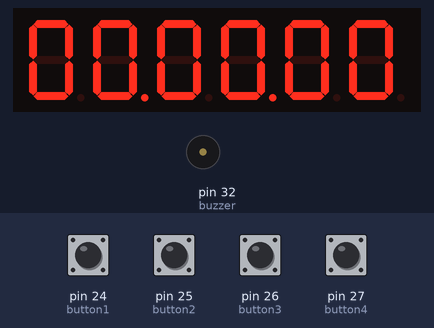
A sketch run on a simulated Arduino Mega 2560, built with avr-gcc and run on an emulated ATmega2560. Parts: 6-digit seven-segment display, buzzer (waves = sounding, pin HIGH). Wiring (inferred from the names in the program): 6-digit 7-segment display, segments lit when LOW: segments pin 53, pin 52, pin 51, pin 50, pin 10, pin 11, pin 12, pin 13; digit selects pin 21, pin 20, pin 19, pin 18, pin 0, pin 1. The test bench sets the inputs (shaded band); at power-on: pin 24 (button1), pin 25 (button2), pin 26 (button3), pin 27 (button4) HIGH. The segment pins are drawn as the display they are named for; pins used as bus, display or sensor lines are not drawn.

Above: at 1.2 s.
1.3 s: pin 27 (button4) pulled LOW for 0.15 s
At 1.54 s:
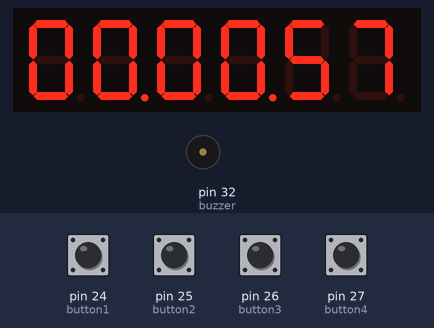
2.0 s: pin 24 (button1) pulled LOW for 0.15 s
At 2.13 s:
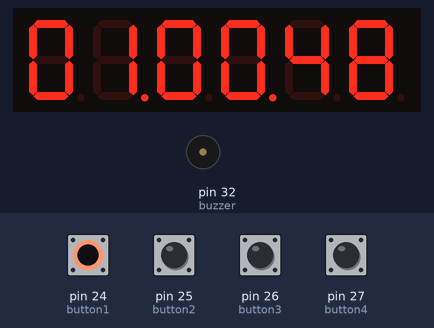
2.7 s: pin 25 (button2) pulled LOW for 0.15 s
At 2.78 s:
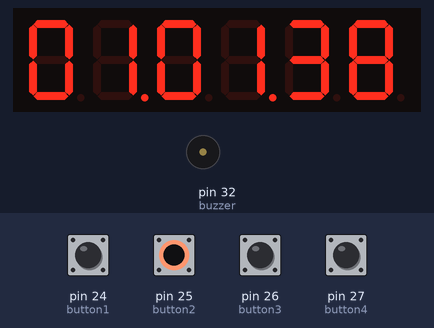
3.4 s: pin 24 (button1) pulled LOW for 1 s
At 3.71 s:
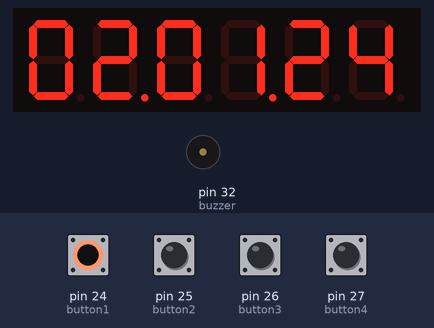
5.0 s: pin 25 (button2) pulled LOW for 1 s
At 5.07 s:
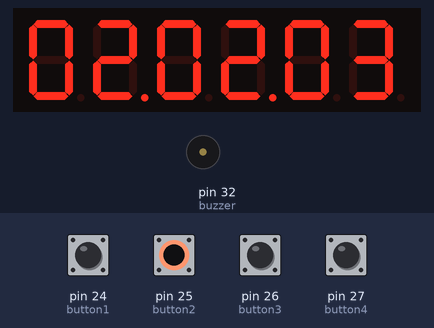
6.6 s: pin 26 (button3) pulled LOW for 0.15 s
At 7.6 s:
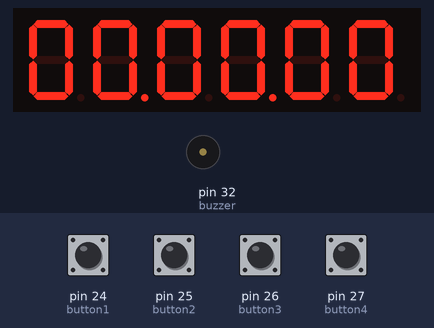

The sketch:

sketch_apr11a.ino
```cpp
#include <Arduino.h>

const char* sixty[] = {
  "00", "01", "02", "03", "04", "05", "06", "07", "08", "09",
  "10", "11", "12", "13", "14", "15", "16", "17", "18", "19",
  "20", "21", "22", "23", "24", "25", "26", "27", "28", "29",
  "30", "31", "32", "33", "34", "35", "36", "37", "38", "39",
  "40", "41", "42", "43", "44", "45", "46", "47", "48", "49",
  "50", "51", "52", "53", "54", "55", "56", "57", "58", "59",
  "00"
};

bool butt_flag_one = 0;
bool butt_flag_two = 0;
bool butt_flag_three = 0;
bool butt_flag_four = 0;

boolean allowed_timer1 = 0;
boolean allowed_timer2 = 0;
boolean switchTimer = false;

int buzzer = 32;
int turnOnBuzzer = 0;
int counter_buzzer = 0;

int A  = 53;
int B  = 52;
int C  = 51;
int D  = 50;
int E  = 10;
int F  = 11;
int G  = 12;
int DP = 13;

int digit_one   = 21;
int digit_two   = 20;
int digit_three = 19;
int digit_four  = 18;
int digit_five  = 0;
int digit_six   = 1;

int button1 = 24;
int button2 = 25;
int button3 = 26;
int button4 = 27;

int digits[6] = {digit_one, digit_two, digit_three, digit_four, digit_five, digit_six};

int current_digit = 0;

boolean button1_state;
boolean button2_state;
boolean button3_state;
boolean button4_state;

int count_clicks = 0;
bool flag;

struct TimerOne {
  int hour;
  int minute;
  int second;
};

struct TimerTwo {
  unsigned char hour;
  unsigned char minute;
  unsigned char second;
};

TimerOne timerOne = { 0, 0, 0 };

TimerTwo timerTwo = { 0, 0, 0 };

int counter = 0;

void outputNumber(int number)
{
  switch(number){
    case 0:
      digitalWrite(A, LOW);
      digitalWrite(B, LOW);
      digitalWrite(C, LOW);
      digitalWrite(D, LOW);
      digitalWrite(E, LOW);
      digitalWrite(F, LOW);
      digitalWrite(G, HIGH);
      digitalWrite(DP, HIGH);
      break;
    case 1:
      digitalWrite(A, HIGH);
      digitalWrite(B, LOW);
      digitalWrite(C, LOW);
      digitalWrite(D, HIGH);
      digitalWrite(E, HIGH);
      digitalWrite(F, HIGH);
      digitalWrite(G, HIGH);
      digitalWrite(DP, HIGH);
      break;
    case 2:
      digitalWrite(A, LOW);
      digitalWrite(B, LOW);
      digitalWrite(C, HIGH);
      digitalWrite(D, LOW);
      digitalWrite(E, LOW);
      digitalWrite(F, HIGH);
      digitalWrite(G, LOW);
      digitalWrite(DP, HIGH);
      break;
    case 3:
      digitalWrite(A, LOW);
      digitalWrite(B, LOW);
      digitalWrite(C, LOW);
      digitalWrite(D, LOW);
      digitalWrite(E, HIGH);
      digitalWrite(F, HIGH);
      digitalWrite(G, LOW);
      digitalWrite(DP, HIGH);
      break;
     case 4:
      digitalWrite(A, HIGH);
      digitalWrite(B, LOW);
      digitalWrite(C, LOW);
      digitalWrite(D, HIGH);
      digitalWrite(E, HIGH);
      digitalWrite(F, LOW);
      digitalWrite(G, LOW);
      digitalWrite(DP, HIGH);
      break;
     case 5:
      digitalWrite(A, LOW);
      digitalWrite(B, HIGH);
      digitalWrite(C, LOW);
      digitalWrite(D, LOW);
      digitalWrite(E, HIGH);
      digitalWrite(F, LOW);
      digitalWrite(G, LOW);
      digitalWrite(DP, HIGH);
      break;
     case 6:
      digitalWrite(A, LOW);
      digitalWrite(B, HIGH);
      digitalWrite(C, LOW);
      digitalWrite(D, LOW);
      digitalWrite(E, LOW);
      digitalWrite(F, LOW);
      digitalWrite(G, LOW);
      digitalWrite(DP, HIGH);
      break;
     case 7:
      digitalWrite(A, LOW);
      digitalWrite(B, LOW);
      digitalWrite(C, LOW);
      digitalWrite(D, HIGH);
      digitalWrite(E, HIGH);
      digitalWrite(F, HIGH);
      digitalWrite(G, HIGH);
      digitalWrite(DP, HIGH);
      break;
     case 8:
      digitalWrite(A, LOW);
      digitalWrite(B, LOW);
      digitalWrite(C, LOW);
      digitalWrite(D, LOW);
      digitalWrite(E, LOW);
      digitalWrite(F, LOW);
      digitalWrite(G, LOW);
      digitalWrite(DP, HIGH);
      break;
     case 9:
      digitalWrite(A, LOW);
      digitalWrite(B, LOW);
      digitalWrite(C, LOW);
      digitalWrite(D, LOW);
      digitalWrite(E, HIGH);
      digitalWrite(F, LOW);
      digitalWrite(G, LOW);
      digitalWrite(DP, HIGH);
      break;
  }
}

ISR(TIMER0_COMPA_vect) {
  if (counter <= 2) {
    counter++;
  } else {

      if (allowed_timer1 == 1) {
        if (timerOne.second == 0 && timerOne.minute != 0) {
          timerOne.minute--;
        } else if (timerOne.second == 0 && timerOne.minute == 0 && timerOne.hour != 0) {
          timerOne.minute = 59;
          timerOne.hour--;
        }
        if (++timerOne.second == 60) {
          timerOne.second = 0;
          if (timerOne.minute != 0) {
            timerOne.minute--;
          } else if (timerOne.minute == 0) {
            if (timerOne.hour != 0) {
              timerOne.minute = 60;
              timerOne.hour--;
            } else if (timerOne.hour == 0) {
              timerOne.hour = 0;
              allowed_timer1 = 0;
              turnOnBuzzer = 1;
            }
          }
        }
      }

      if (allowed_timer2 == 1) {
        if (timerTwo.second == 0 && timerTwo.minute != 0) {
          timerTwo.minute--;
        } else if (timerTwo.second == 0 && timerTwo.minute == 0 && timerTwo.hour != 0) {
          timerTwo.minute = 59;
          timerTwo.hour--;
        }
        if (++timerTwo.second == 60) {
          timerTwo.second = 0;
          if (timerTwo.minute != 0) {
            timerTwo.minute--;
          } else if (timerTwo.minute == 0) {
            if (timerTwo.hour != 0) {
              timerTwo.minute = 60;
              timerTwo.hour--;
            } else if (timerTwo.hour == 0) {
              timerTwo.hour = 0;
              allowed_timer2 = 0;
              turnOnBuzzer = 1;
            }
          }
        }
      }


    if (turnOnBuzzer == 1) {
      if ((counter_buzzer % 2) == 0) {
          digitalWrite(buzzer, HIGH);
          counter_buzzer++;
        } else {
          digitalWrite(buzzer, LOW);
          counter_buzzer++;
        }
        if (counter_buzzer == 30) {
          digitalWrite(buzzer, LOW);
          turnOnBuzzer = 0;
        }
      }

   counter = 0;
  }
}


ISR(TIMER1_COMPA_vect)
{
  clearLEDs();

  if (current_digit < 6) {

    if (switchTimer == true) {
      if (allowed_timer1 == 1) {
        outputSecond(sixty[60 - timerOne.second], current_digit, current_digit);
        outputHour(sixty[timerOne.hour], current_digit, current_digit);

        if (timerOne.minute == 0) {
          outputMinute(sixty[60], current_digit, current_digit);
        } else {
          outputMinute(sixty[timerOne.minute], current_digit, current_digit);
        }
      } else {
        outputHour(sixty[timerOne.hour], current_digit, current_digit);
        outputMinute(sixty[timerOne.minute], current_digit, current_digit);
        outputSecond(sixty[timerOne.second], current_digit, current_digit);
      }
    } else if (switchTimer == false) {
      if (allowed_timer2 == 1) {
        outputSecond(sixty[60 - timerTwo.second], current_digit, current_digit);
        outputHour(sixty[timerTwo.hour], current_digit, current_digit);

        if (timerTwo.minute == 0) {
          outputMinute(sixty[60], current_digit, current_digit);
        } else {
          outputMinute(sixty[timerTwo.minute], current_digit, current_digit);
        }
      } else {
        outputHour(sixty[timerTwo.hour], current_digit, current_digit);
        outputMinute(sixty[timerTwo.minute], current_digit, current_digit);
        outputSecond(sixty[timerTwo.second], current_digit, current_digit);
      }
    }

    switch (current_digit) {
      case 1:
        digitalWrite(DP, LOW);
        break;
      case 3:
        digitalWrite(DP, LOW);
        break;
    }

    current_digit++;

    } else {
      current_digit = 0;
  }
}

void clearLEDs() //clear the 7-segment display screen
{
  digitalWrite(digit_one, LOW);
  digitalWrite(digit_two, LOW);
  digitalWrite(digit_three, LOW);
  digitalWrite(digit_four, LOW);
  digitalWrite(digit_five, LOW);
  digitalWrite(digit_six, LOW);
}

void setup()
{
  noInterrupts();

  TCCR1A = 0x00;
  TCCR1B = (1 << WGM12) | (1 << CS12) | (1 << CS10);
  TIMSK1 = (1 << OCIE1A);
  OCR1A = 0x5;

  TCCR0A = 0x00;
  TCCR0B = (1 << WGM02) | (1 << CS00) | ( 1<<CS02);
  TIMSK0 = (1 << OCIE0A);
  OCR0A = 0xFF;

  pinMode(A, OUTPUT);
  pinMode(B, OUTPUT);
  pinMode(C, OUTPUT);
  pinMode(D, OUTPUT);
  pinMode(E, OUTPUT);
  pinMode(F, OUTPUT);
  pinMode(G, OUTPUT);
  pinMode(DP, OUTPUT);

  pinMode(digit_one, OUTPUT);
  pinMode(digit_two, OUTPUT);
  pinMode(digit_three, OUTPUT);
  pinMode(digit_four, OUTPUT);
  pinMode(digit_five, OUTPUT);
  pinMode(digit_six, OUTPUT);

  pinMode(buzzer, OUTPUT);

  pinMode(button1, INPUT_PULLUP);
  pinMode(button2, INPUT_PULLUP);
  pinMode(button3, INPUT_PULLUP);
  pinMode(button4, INPUT_PULLUP);

  interrupts();
}

void default_screen(int dig) {
  outputNumber(0);
  digitalWrite(digits[dig], HIGH);
}

int charToInt(char c){
  return c - '0';
}

void outputHour(const char *hour, int digit_one, int digit_two) {
  if (strlen(hour) <= 2 && atoi(hour) <= 59) {
    int num_one = charToInt(hour[0]);
    int num_two = charToInt(hour[1]);

    if (digit_one == 0) {
      outputNumber(num_one);
      digitalWrite(digits[digit_one], HIGH);
    }
    if (digit_two == 1) {
      outputNumber(num_two);
      digitalWrite(digits[digit_two], HIGH);
    }
  }
}

void outputMinute(const char *minute, int digit_one, int digit_two) {
  if (strlen(minute) <= 2 && atoi(minute) <= 59) {
    int num_one = charToInt(minute[0]);
    int num_two = charToInt(minute[1]);

    if (digit_one == 2) {
      outputNumber(num_one);
      digitalWrite(digits[digit_one], HIGH);
    }
    if (digit_two == 3) {
      outputNumber(num_two);
      digitalWrite(digits[digit_two], HIGH);
    }
  }
}

void outputSecond(const char *second, int digit_one, int digit_two) {
  if (strlen(second) <= 2 && atoi(second) <= 59) {
    int num_one = charToInt(second[0]);
    int num_two = charToInt(second[1]);

    if (digit_one == 4) {
      outputNumber(num_one);
      digitalWrite(digits[digit_one], HIGH);
    }
    if (digit_two == 5) {
      outputNumber(num_two);
      digitalWrite(digits[digit_two], HIGH);
    }
  }
}

void loop()
{
  button1_state = !digitalRead(button1);
  button2_state = !digitalRead(button2);
  button3_state = !digitalRead(button3);
  button4_state = !digitalRead(button4);


  // button 1
  if (button1_state != butt_flag_one) {
    if (button1_state == 1) {
      if (switchTimer == true) {
        if (timerOne.hour < 24) {
          timerOne.hour++;
        } else {
          timerOne.hour = 0;
        }
      } else if (switchTimer == false) {
        if (timerTwo.hour < 24) {
          timerTwo.hour++;
        } else {
          timerTwo.hour = 0;
        }
      }
    }
  }

  butt_flag_one = button1_state;


  // button 2
  if (button2_state != butt_flag_two) {
    if (button2_state == 1) {
      if (switchTimer == true) {
        if (timerOne.minute < 59) {
          timerOne.minute++;
        } else {
          timerOne.minute = 0;
        }
      } else if (switchTimer == false) {
        if (timerTwo.minute < 59) {
          timerTwo.minute++;
        } else {
          timerTwo.minute = 0;
        }
      }
    }
  }

  butt_flag_two = button2_state;


  //button 3
  if (button3_state == 1 && butt_flag_three == 0) {
    butt_flag_three = 1;
    switchTimer = !switchTimer;
  }
  if (button3_state == 0 && butt_flag_three == 1) {
    butt_flag_three = 0;
  }


  // button 4
  if (button4_state == 1 && butt_flag_four == 0) {
    butt_flag_four = 1;
    if (switchTimer == true) {
      allowed_timer1 = !allowed_timer1;
      if (allowed_timer1 == 0) {
        timerOne.hour = 0;
        timerOne.minute = 0;
        timerOne.second = 0;
      }
    } else if (switchTimer == false) {
      allowed_timer2 = !allowed_timer2;
      if (allowed_timer2 == 0) {
        timerOne.hour = 0;
        timerOne.minute = 0;
        timerOne.second = 0;
      }
    }
  }
  if (button4_state == 0 && butt_flag_four == 1) {
    butt_flag_four = 0;
  }
}
```

Measured:
- after the input at 1.3 s, the display: first changes after 0.12 s (image 1 shows a later state)
